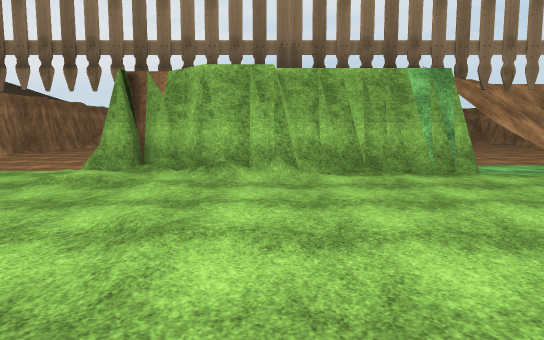
[1] (above)

24 first-person views from a walk through a scene from a Unity 3-D project. The camera is 1.5 m above the floor, tilts 6° down and sees 70° across. The floor is counted in squares, 2 m on a side. Each view is taken from the middle of a square. On the plan, view 1 faces up. The plan holds only what a view shows up to about 12 squares ahead; the rest is blank. The place goes on beyond the plan. Some surface patterns are stand-ins.

[2]
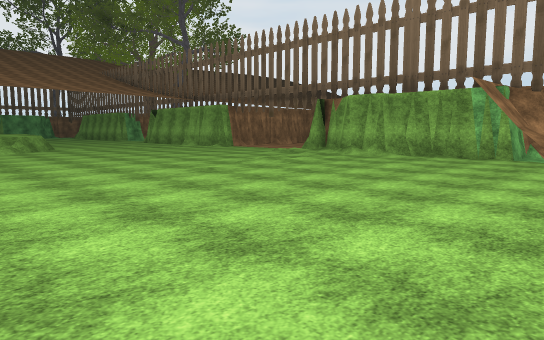

[3]
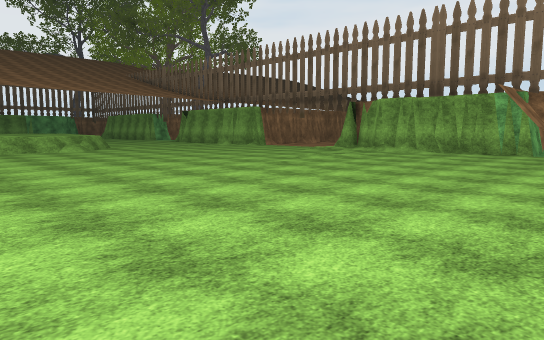

[4]
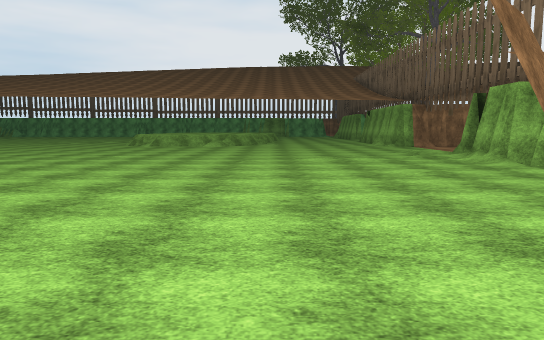

[5]
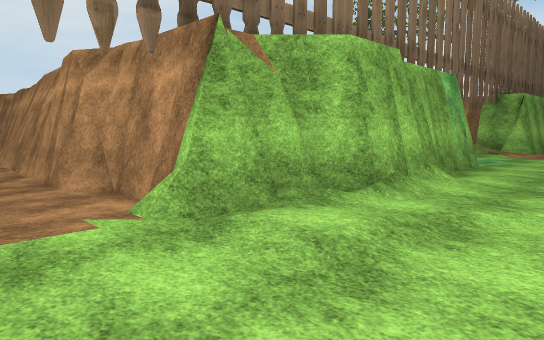

[6]
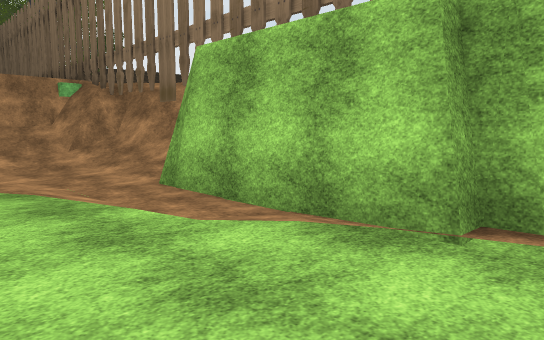

[7]
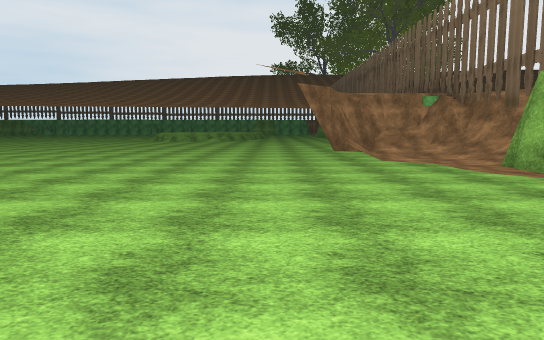

[8]
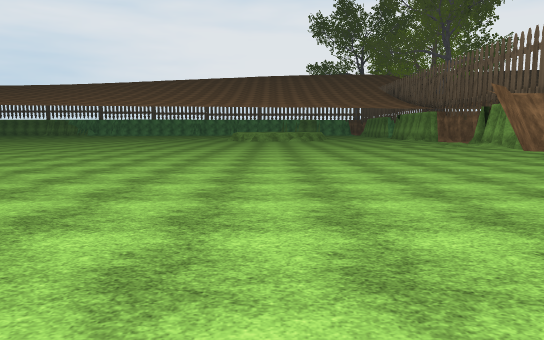

[9]
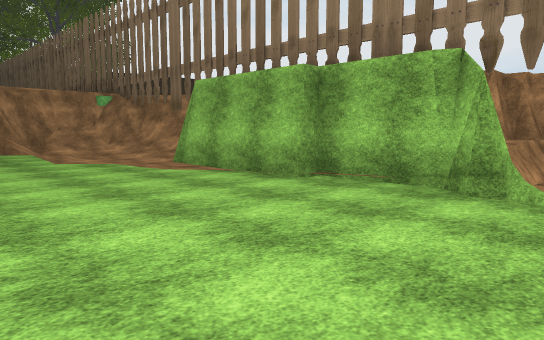

[10]
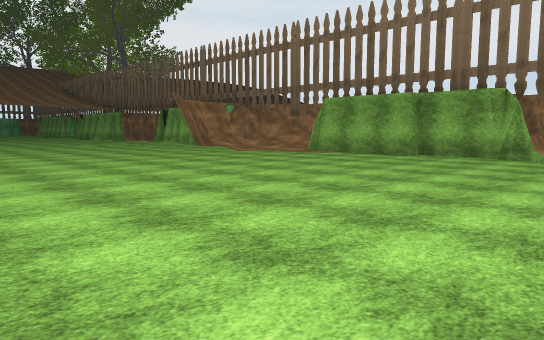

[11]
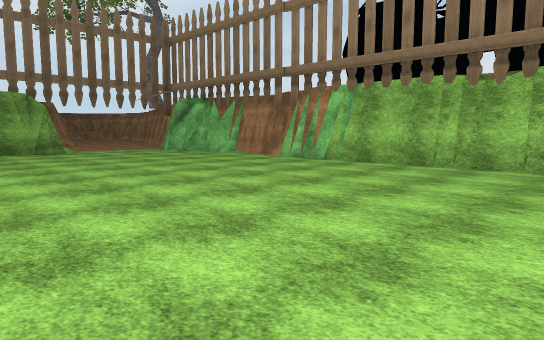

[12]
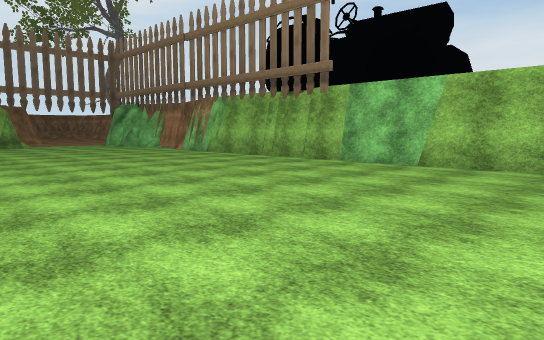

[13]
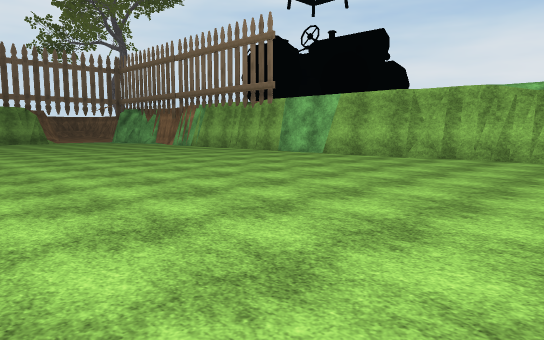

[14]
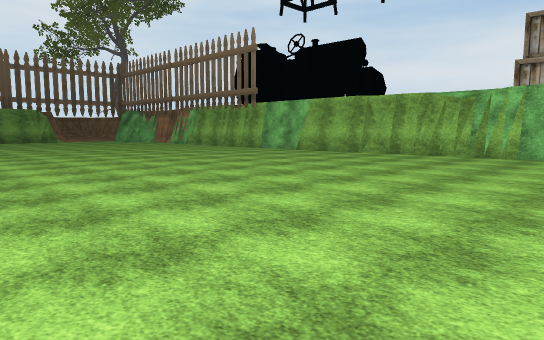

[15]
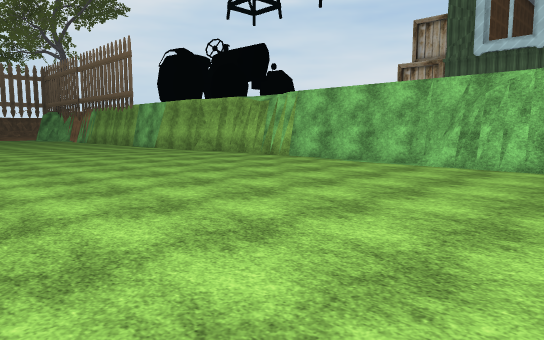

[16]
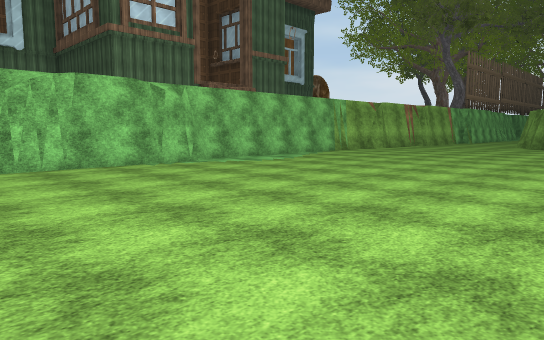

[17]
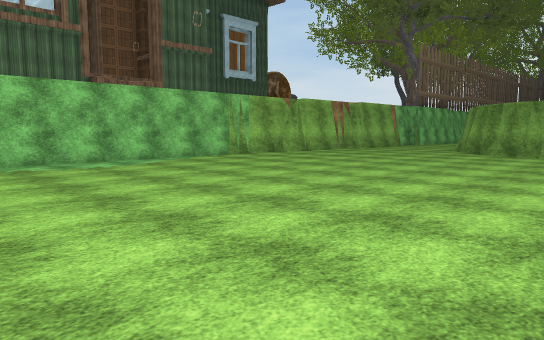

[18]
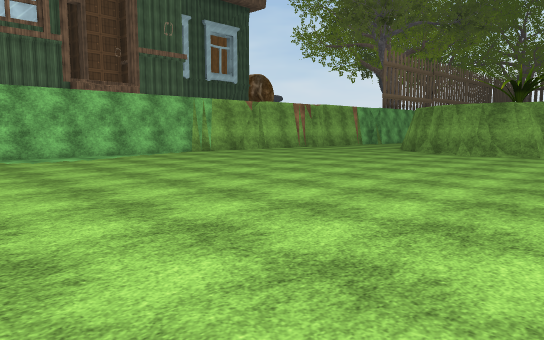

[19]
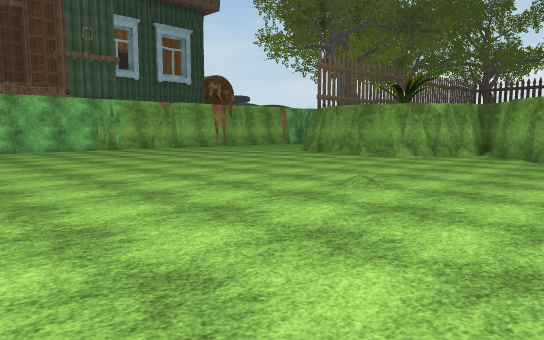

[20]
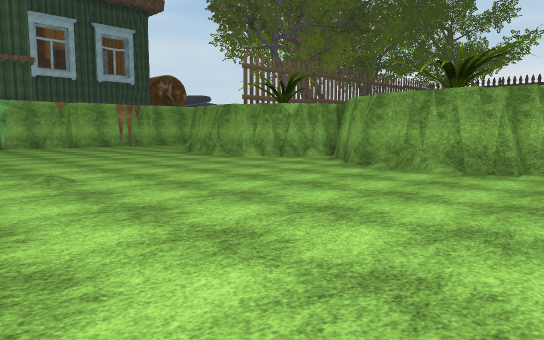

[21]
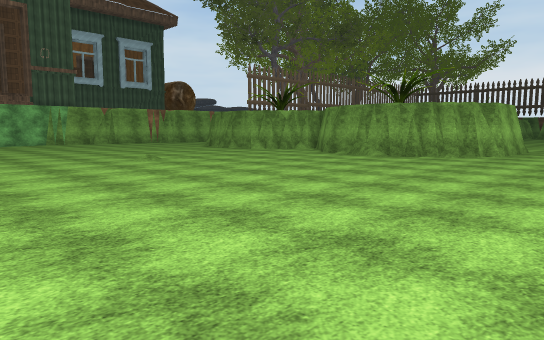

[22]
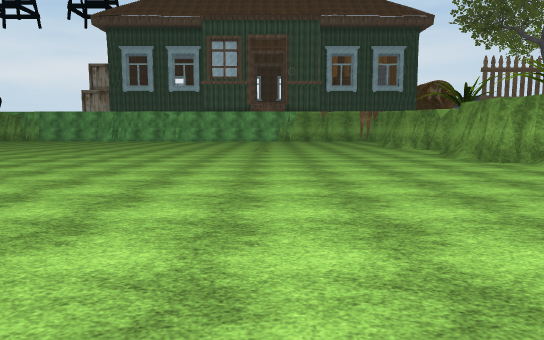

[23]
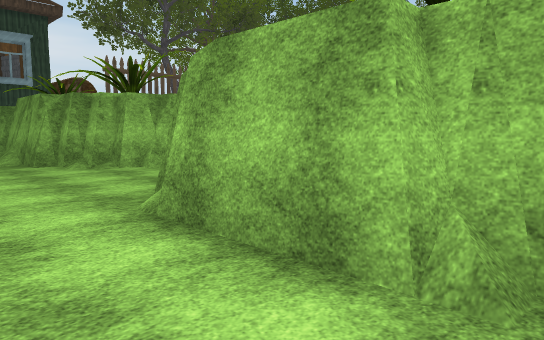

[24]
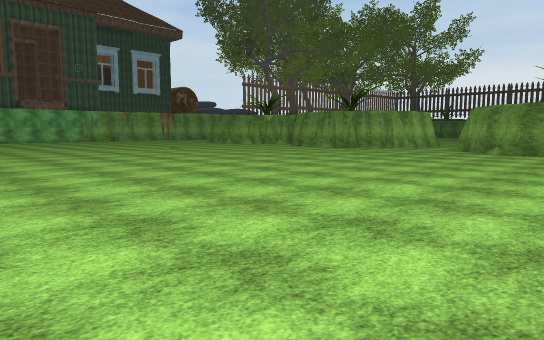

### Floor plan
Points are (right, up) in squares from view 1. A wall is a line through its corners. A room is listed if a view was taken in it or the views show most of it. See-through windows are left out.
Room 1 (views 1, 2, 3, 4, 5, 6, 7, 8, 9, 10, 11, 12, 13, 14, 15, 16, 17, 18, 19, 20, 21, 22, 23, 24)
walls: (19.3, -10.8) (18.9, -10.2); (19.3, -10.8) (19.1, -10.6); (19.2, -18.9) (19.3, -18.6) (19.3, -10.9) (18.9, -10.5) (18.9, 2.1); (19.3, -23.9) (18.9, -23.1); (4.7, -34.1) (5.2, -34) (5.9, -34.2); (6.2, -34.2) (6.7, -34.4); (4.3, -34.2) (4.8, -34.1); (19.3, 1.7) (19.3, 2.7); (3.6, -34.5) (3.6, -34.2) (6.7, -34.2) (7, -34.5); (12.2, -33.7) (13.3, -34.5); (11.6, -33.9) (12.6, -34.2); (10.5, -34.2) (11.9, -34.2); (19.3, -29.9) (19.3, -23.9) (18.9, -23.5) (18.9, -18.5); (10.9, -34.2) (11.5, -34); (3.4, 6.7) (0.2, 6.7); (11.3, -34.2) (11.8, -34.1) (12.2, -34.1); (3.4, 6.8) (3.1, 6.8); (12.5, -34.2) (13.4, -34.2); (1.2, 6.7) (0.7, 6.6); (-1.1, 6.2) (-1.5, 6.7) (-1.9, 6.7) (-2.2, 7); (-4, -33.6) (-2, -33.7) (-1.5, -34.1) (-1.1, -34.2); (-1.6, 6.8) (-1.9, 6.9); (-2.4, 6.5) (-3.1, 7) (-2.9, 7.4); (-4.2, -33.7) (-1.9, -33.7); (-2.4, 6.7) (-3.1, 6.7); (-3, 6.9) (-3, 8.6) (-3.1, 9); (14.8, 7.1) (14.7, 6.7) (14.5, 6.7) (14, 7.1) (12, 7.1); (-4.8, -34.2) (-3.9, -34.2); (-3, 8.7) (-3.4, 9.4); (-3.4, 8.7) (-3.4, 12.5); (-3.2, 11.3) (-3.1, 12.5)
low walls: (11.1, -33.7) (12.2, -33.7); (0.9, 6.6) (0.4, 6.5); (14.2, 6.9) (12.6, 6.9); (-3.1, 6.7) (-3.4, 7) (-3.4, 7.4); (-3.2, 8.5) (-3.4, 8.7); (-3.4, 10.8) (-3.3, 12.5)
ways out: opening at (10, 4); opening at (11.5, 6); gap at (15, 6)
Room 2 (no view inside)
walls: (4.4, 4.7) (5.8, 3.4); (4.8, 7.7) (4.5, 6.7); (8, 6.9) (8, 7.4); (3.8, 6.6) (3.8, 5.7) (4.5, 4.5); (8.4, 7.1) (8.4, 7.8)
low walls: (4.8, 7.1) (4.7, 6.6); (4.4, 5) (4.7, 4.6)
ways out: opening at (8.5, 5.5)

Positions as (right, up) in squares from view 1, and headings:
1: (0, 0), facing up
2: (6, -4), facing up-left
3: (6, -6), facing up-left
4: (9, 1), facing left
5: (-5, 4), facing up-right
6: (13, 4), facing up-left
7: (16, 2), facing left
8: (16, -3), facing left
9: (16, 2), facing up-left
10: (17, -4), facing up-left
11: (11, -6), facing up-right
12: (11, -11), facing up-right
13: (9, -15), facing up-right
14: (8, -17), facing up-right
15: (11, -22), facing up-right
16: (11, -18), facing down-right
17: (10, -22), facing down-right
18: (8, -22), facing down-right
19: (5, -24), facing down-right
20: (2, -27), facing down-right
21: (-1, -24), facing down-right
22: (-5, -29), facing right
23: (-5, -32), facing down-right
24: (-5, -21), facing down-right
